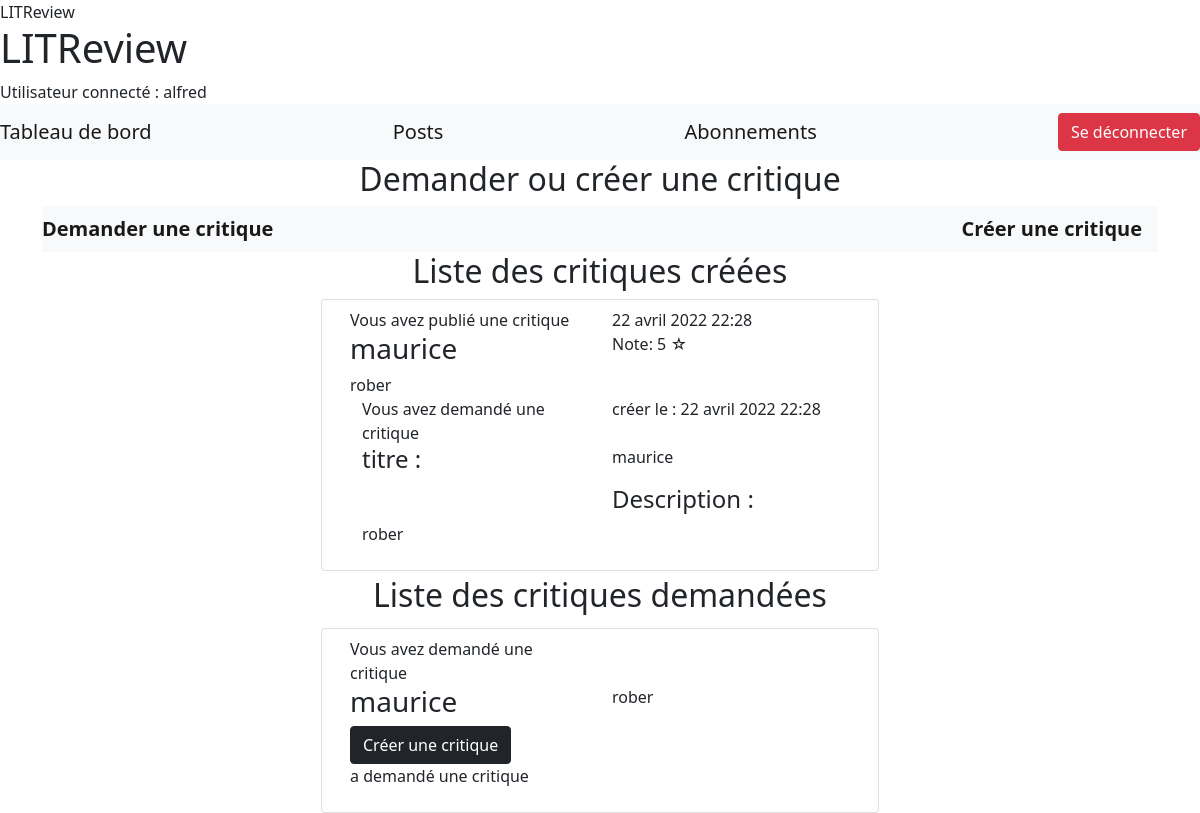
Page /tableau_de_bord/ (signed in) on the earlier database version.
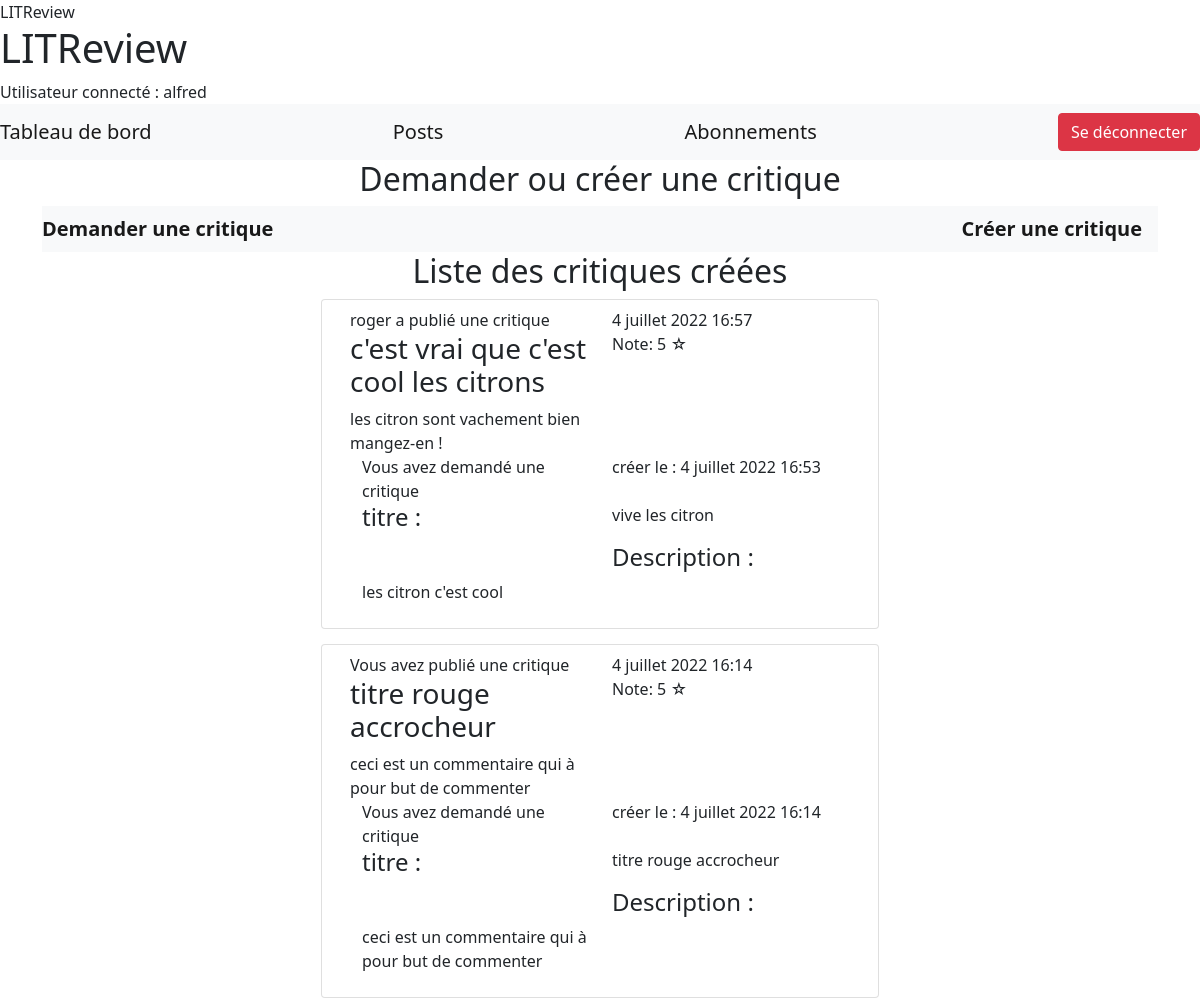
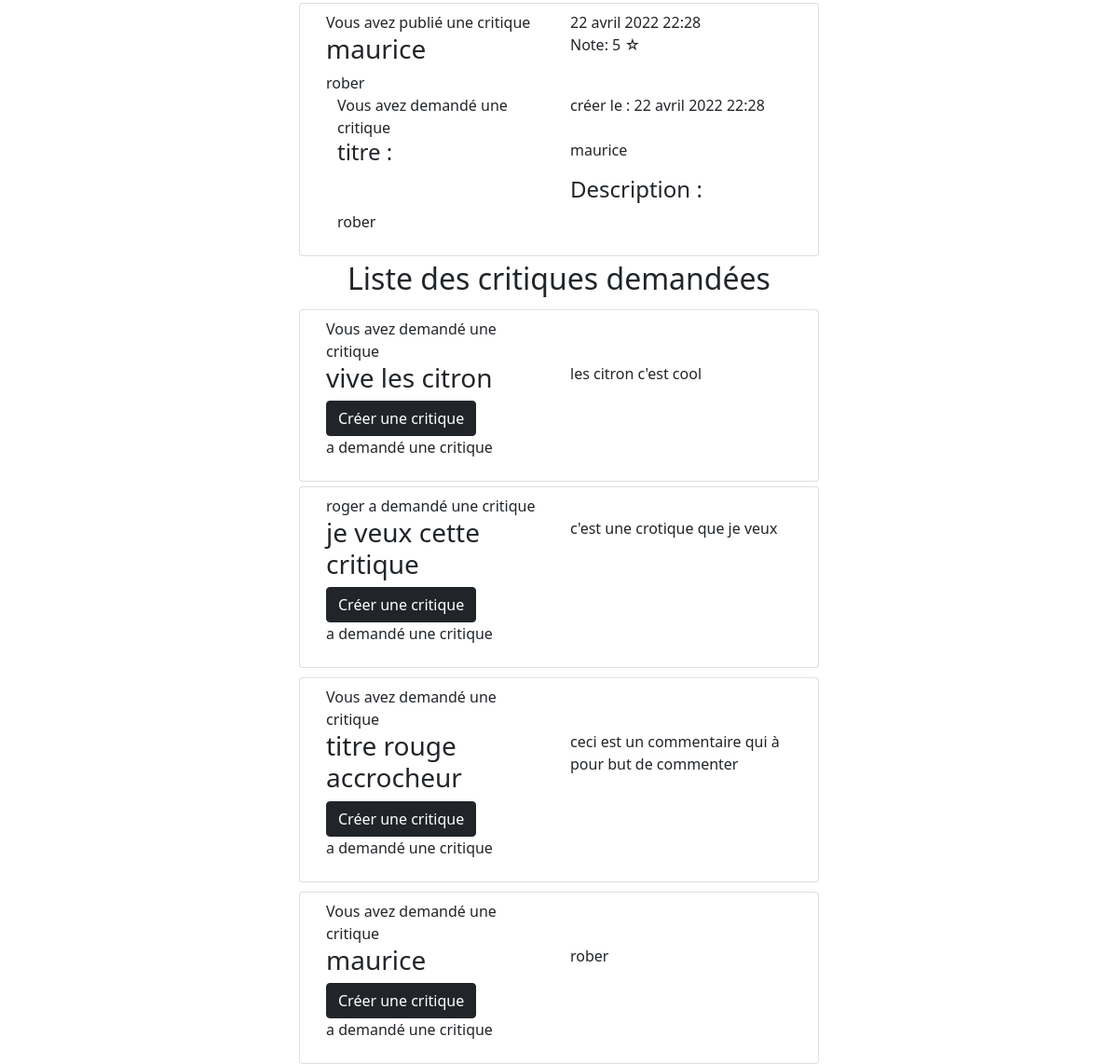
Same page on the later database version (2 pictures, top to bottom).
### review/models.py (models this page shows, shortened)
class Review(models.Model):
    ticket = models.ForeignKey(to=Ticket, on_delete=models.CASCADE)
    note = models.PositiveSmallIntegerField(
        validators=[MinValueValidator(0),
                    MaxValueValidator(5)],
        verbose_name='note')
    titre = models.CharField(max_length=128, verbose_name='Titre de la critique')
    content = models.TextField(max_length=8192, blank=True, verbose_name='Commentaire')
    user = models.ForeignKey(User, on_delete=models.CASCADE)
    date_creation = models.DateTimeField(auto_now_add=True)

class Ticket(models.Model):
    titre = models.CharField(max_length=128, blank=False)
    description = models.TextField(max_length=2048, blank=True)
    user = models.ForeignKey(User, on_delete=models.CASCADE)
    date_creation = models.DateTimeField(auto_now_add=True)

### review/views.py (the view)
# urls.py: path('tableau_de_bord/', include('review.urls')),
@login_required
def tableau_de_bord(request):
    current_user = request.user
    followers = current_user.following.all()
    followers_id = []
    for follower in followers:
        followers_id.append(follower.followed_user.pk)
    ids_of_ticket_answerers = []
    for ticket in Ticket.objects.filter(user=current_user):
        for review in Review.objects.all():
            if review.ticket == ticket:
                ids_of_ticket_answerers.append(review.user.pk)
    reviews = (Review.objects.filter(user=request.user) |
               Review.objects.filter(user_id__in=followers_id) |
               Review.objects.filter(user_id__in=ids_of_ticket_answerers)
               )
    reviews = reviews.annotate(content_type=Value('REVIEW', CharField()))
    followers = current_user.following.all()
    followers_list = []
    for follower in followers:
        followers_list.append(follower.followed_user.pk)
    tickets = (Ticket.objects.filter(user_id__in=followers_list) |
               Ticket.objects.filter(user=request.user)
               )
    tickets = tickets.annotate(content_type=Value('TICKET', CharField()))
    posts = sorted(
        chain(reviews, tickets),
        key=lambda post: post.date_creation,
        reverse=True
        )
    return render(request, 'review/tableau_de_bord.html', context={'posts': posts})

### review/templates/review/tableau_de_bord.html
{% extends "index.html" %}
{% block content %}
<h2 style="text-align: center;">Demander ou créer une critique</h2>
<div class="navbar navbar-light bg-light">
        <strong><a class="navbar-brand" href="{% url 'creer_ticket'%}">Demander une critique</a></strong>
        <strong><a class="navbar-brand" href="{% url 'creer_revue'%}">Créer une critique</a></strong>
    </div>
    <h2 style="text-align: center;">Liste des critiques créées</h2>
    {% for post in posts %}
    <div class="d-flex justify-content-center" style="margin-top: 5px;">
        <ul class="list-group col-md-6">
        {% if post.content_type == 'REVIEW' %}
        <li class="list-group-item">{% include 'review/critique_creer.html' %} </li>
        {% endif %}
    </ul>
</div>
    {% endfor %}
    <h2 style="text-align: center;">Liste des critiques demandées</h2>
    {% for post in posts %}
    <div class="d-flex justify-content-center" style="margin-top: 5px;">
        <ul class="list-group col-md-6">
        {% if post.content_type == 'TICKET' %}
        <li class="list-group-item">{% include 'review/critique_demander.html' %}</li>
        {% endif %}
    </ul>
</div>
    {% endfor %}
{% endblock content%}

### templates/index.html (shortened to what this page needs)
{% load static %}
<!DOCTYPE html>
<html lang="en">
<head>
    <link rel="stylesheet" type="text/css" href="https://cdn.jsdelivr.net/npm/bootstrap@5.1.3/dist/css/bootstrap.min.css">
    {% if titre%}
        <titre>LITReview - {{ titre }}</titre>
    {% else %}
        <titre>LITReview</titre>
    {% endif %}
</head>
<body>
    <header>
        <h1 id="maintitre">LITReview</h1>
        <nav>
        {% if user.is_authenticated %}
        <div>Utilisateur connecté : {{ user.username }}
            <div class="navbar navbar-light bg-light">
                <a class="navbar-brand" href="{% url 'tableau_de_bord'%}">Tableau de bord</a>
                <a class="navbar-brand" href="{% url 'posts'%}">Posts</a>
                <a class="navbar-brand" href="{% url 'abonnement'%}">Abonnements</a>
                <button class="btn btn-danger" onclick="location.href='{% url 'deconnexion' %}'">Se déconnecter</button>
                {% endif %}
            </div>
        </nav>
    </header>
    <div class="container">
    {% block content %}
    {% endblock content %}
    </div>
</body>
</html>

### review/templates/review/critique_creer.html
<div class="container">
    <div class="row row-cols-2">
    {% if  post.user.id == user.id%}
        <div>Vous avez publié une critique</div>
        <div>{{ post.date_creation }}</div>
    {% else %}
        <div>{{ post.user.username }} a publié une critique</div>
        <div>{{ post.date_creation }}</div>
    {% endif %}
        <h3>{{ post.titre }}</h3>
        <div>Note: {{post.note}}<span> ☆</span>
        </div>
        <div>{{ post.content }}</div>
</div>
<div class="container">
    <div class="row row-cols-2">
    {% if  post.ticket.user.id == user.id%}
        <div>Vous avez demandé une critique</div>
        <p>créer le : {{post.ticket.date_creation}}</p>
    {% else %}
        <div>en réponse à {{post.ticket.user.username}}</div>
        <div>{{post.ticket.date_creation}}</div>
    {% endif %}
        <h4>titre :</h4>
        <p>{{ post.ticket.titre }}<p>
        <h4>Description :</h4>
        <p >{{ post.ticket.description }}</p>
    </div>
</div>

### review/templates/review/critique_demander.html (shortened to what this page needs)
<div class="container">
    <div class="row row-cols-2">
        {% if  post.user.id == user.id%}
            <div>Vous avez demandé une critique</div>
            <div>{{ post.time_created }}</div>
            {% else %}
                <div>{{ post.user.username }} a demandé une critique</div>
                <div>{{ post.time_created }}</div>
        {% endif %}
        <h3 >{{ post.titre }}</h3>
        <p >{{ post.description }}</p>
        {% if not post.ticket %}
            <strong><a class="btn btn-dark" href="{% url 'creer_revue_ticket' id_ticket=post.pk %}">Créer une critique</a></strong>
        {% endif %}
    </div>
</div>
<div class="container">
    <div class="row row-cols-2">
{% if  post.ticket.user.id == user.id%}
    <div>Vous avez demandé une critique</div>
    <div>{{post.ticket.date_creation}}</div>
{% else %}
    <div>{{post.ticket.user.username}} a demandé une critique</div>
    <div>{{post.ticket.date_creation}}</div>
{% endif %}
    <h3 >{{ post.ticket.titre }}</h3>
</div>
</div>

Differences in the rows shown:
added Review: user.username "roger", date_creation "4 juillet 2022 16:57", titre "c'est vrai que c'est cool les citrons", note "5", content "les citron sont vachement bien mangez-en !", ticket.date_creation "4 juillet 2022 16:53", ticket.titre "vive les citron", ticket.description "les citron c'est cool"
added Review: date_creation "4 juillet 2022 16:14", titre "titre rouge accrocheur", note "5", content "ceci est un commentaire qui à pour but de commenter", ticket.date_creation "4 juillet 2022 16:14", ticket.titre "titre rouge accrocheur", ticket.description "ceci est un commentaire qui à pour but de commenter"
added Ticket: titre "vive les citron", description "les citron c'est cool"
added Ticket: user.username "roger", titre "je veux cette critique", description "c'est une crotique que je veux"
added Ticket: titre "titre rouge accrocheur", description "ceci est un commentaire qui à pour but de commenter"
